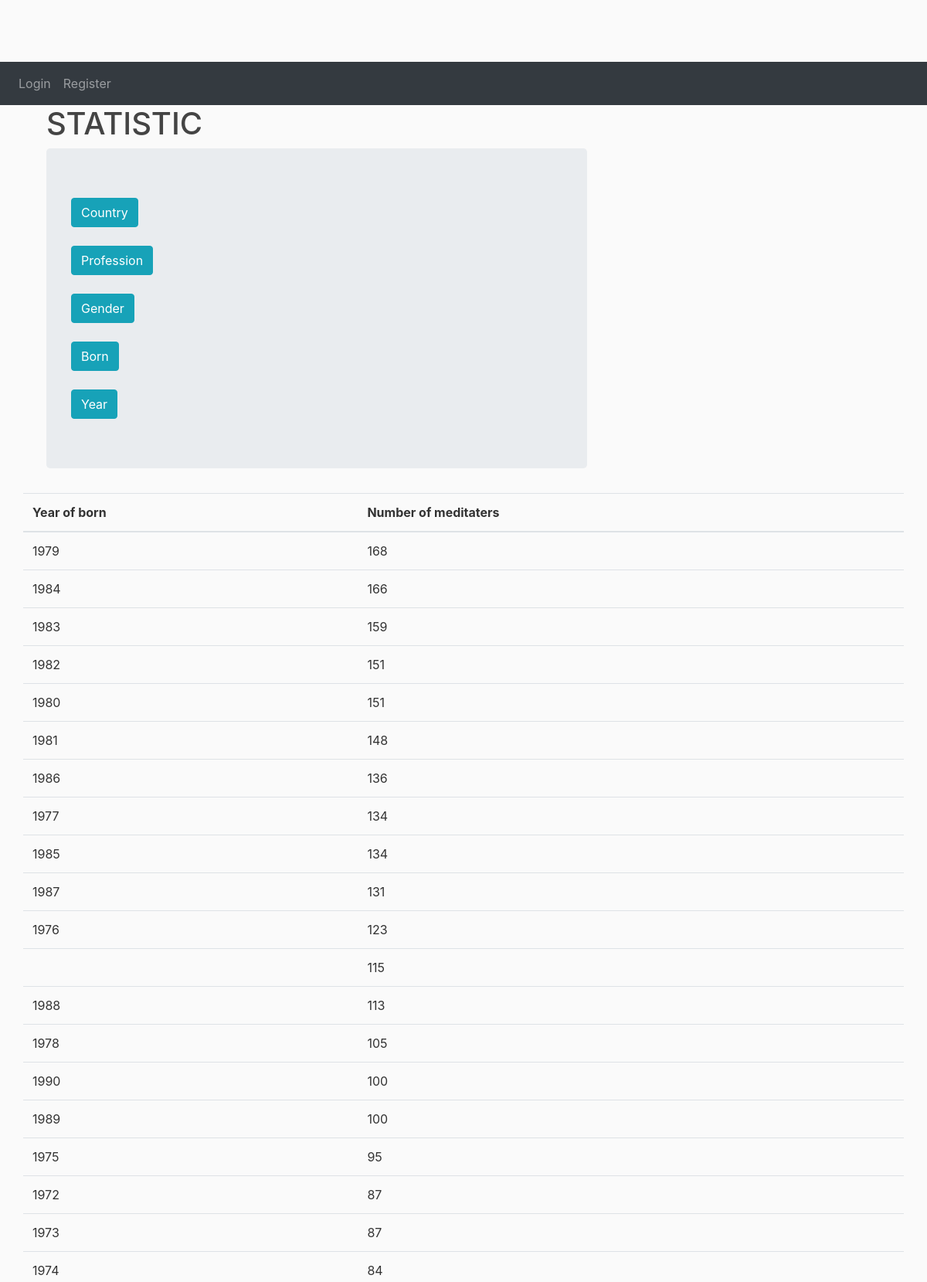
Page /meditater/statistic_born/ (upper part) on the committed database.
### meditater/models.py (models this page shows, shortened)
class Meditater(models.Model):
    year = models.CharField(max_length=264)
    course_type = models.CharField(max_length=120)
    name = models.CharField(max_length=20)
    state = models.CharField(max_length=10, null=True)
    email = models.EmailField(max_length=60)
    gender = models.CharField(max_length=60)
    born = models.CharField(max_length=60)
    profession = models.CharField(max_length=60)
    remarks = models.TextField(max_length=1000, blank=True)

### meditater/views.py (the view)
# urls.py: path('statistic_born/', views.statistic_born, name='statistic_born'),
def statistic_born(request):
    pass
    df = pd.DataFrame(list(Meditater.objects.all().values()))
    born_dict = df['born'].value_counts().to_dict()
    return render(request, "meditater/statistic.html", {
                                                        'born_dict': born_dict})

### meditater/templates/meditater/statistic.html (shortened to what this page needs)
{% extends 'meditater/base.html' %}
{% block content %}
<div class="container">
    <h1>STATISTIC</h1>
    <div class="jumbotron">
  <a class="btn btn-info" href="{% url 'meditater:statistic_country' %}">Country</a>
  <br>
   <br>
  <a class="btn btn-info" href="{% url 'meditater:statistic_profession' %}">Profession</a>
    <br>
         <br>
  <a class="btn btn-info" href="{% url 'meditater:statistic_gender' %}">Gender</a>
    <br>
   <br>
       <a class="btn btn-info" href="{% url 'meditater:statistic_born' %}">Born</a>
    <br>
   <br>
  <a class="btn btn-info" href="{% url 'meditater:statistic_year' %}">Year</a>
    </div>
  </div>
</div>
{% if state_dict %}
    <table class="table">
    <thead>
      <tr>
        <th>Country</th>
        <th>Number of meditaters</th>
      </tr>
    </thead>
    <tbody>
        {% for x, y in state_dict.items %}
        <tr>
        <td>{{x}}</td>
          <td>{{y}}</td>
              </tr>
        {% endfor %}
    </tbody>
  </table>
{% elif born_dict%}
  <table class="table">
    <thead>
      <tr>
          <th>Year of born</th>
        <th>Number of meditaters</th>
      </tr>
    </thead>
    <tbody>
        {% for x, y in born_dict.items %}
        <tr>
        <td>{{x}}</td>
          <td>{{y}}</td>
              </tr>
        {% endfor %}
    </tbody>
  </table>
{%endif%}
     </div>
{% endblock %}

### meditater/static/meditater/main.css (style rules this page uses)
body { background: #fafafa; color: #333333; margin-top: 5rem; }
h1, h2, h3, h4, h5, h6 { color: #444444; }

### rows in the picture
Meditater: born_dict "1979"
Meditater: born_dict "1984"
Meditater: born_dict "1983"
Meditater: born_dict "1982"
Meditater: born_dict "1980"
Meditater: born_dict "1981"
Meditater: born_dict "1986"
Meditater: born_dict "1977"
Meditater: born_dict "1985"
Meditater: born_dict "1987"
Meditater: born_dict "1976"
Meditater: born_dict "1988"
Meditater: born_dict "1978"
Meditater: born_dict "1990"
Meditater: born_dict "1989"
Meditater: born_dict "1975"
Meditater: born_dict "1972"
Meditater: born_dict "1973"
Meditater: born_dict "1974"

### other values in the picture
{{ y }} "168" "166" "159" "151" "151" "148" "136" "134" "134" "131" "123" "115" "113" "105" "100" "100" "95" "87" "87" "84"
